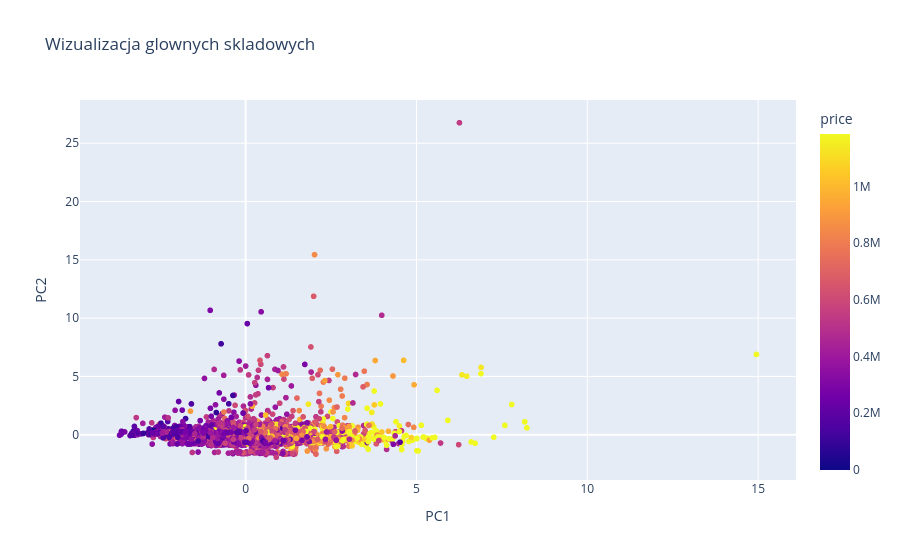

Notebook cell for this chart:
### Code cell
fig = px.scatter(df, x="PC1", y="PC2", color="price", range_color=[0, df["price"].quantile(0.95)],
                 title="Wizualizacja glownych skladowych")
fig.show()

### Figure 1 — Plotly figure (JSON) as saved in the notebook; plotly's stock layout.template omitted (floating-point values rounded to 4 significant figures; data arrays with more than 128 entries replaced by an {"elided": "..."} marker saying what was removed)
{"data": [{"hovertemplate": "PC1=%{x}<br>PC2=%{y}<br>price=%{marker.color}<extra></extra>", "legendgroup": "", "marker": {"color": {"elided": "4549 float values"}, "coloraxis": "coloraxis", "symbol": "circle"}, "mode": "markers", "name": "", "showlegend": false, "type": "scattergl", "x": {"elided": "4549 float values"}, "xaxis": "x", "y": {"elided": "4549 float values"}, "yaxis": "y"}], "layout": {"coloraxis": {"cmax": 1185000.0, "cmin": 0, "colorbar": {"title": {"text": "price"}}, "colorscale": [[0.0, "#0d0887"], [0.1111, "#46039f"], [0.2222, "#7201a8"], [0.3333, "#9c179e"], [0.4444, "#bd3786"], [0.5556, "#d8576b"], [0.6667, "#ed7953"], [0.7778, "#fb9f3a"], [0.8889, "#fdca26"], [1.0, "#f0f921"]]}, "legend": {"tracegroupgap": 0}, "title": {"text": "Wizualizacja glownych skladowych"}, "xaxis": {"anchor": "y", "domain": [0.0, 1.0], "title": {"text": "PC1"}}, "yaxis": {"anchor": "x", "domain": [0.0, 1.0], "title": {"text": "PC2"}}}}
